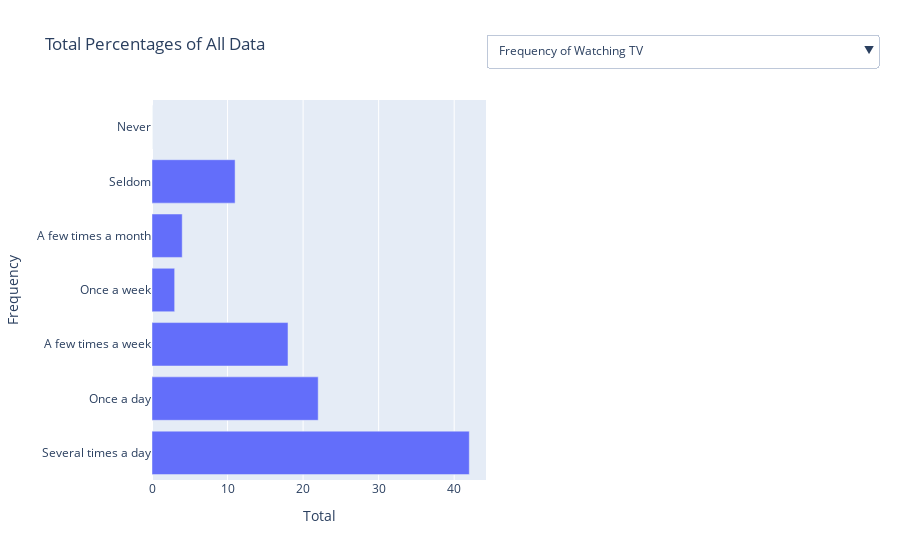

Write notebook code for a chart like this one.
### Markdown cell above
Overall, the biggest challenge with this project was attempting to figure out a way to update the values indexed in the x-axis across the various dataset updates. Based on the plotly forum regarding wrong values, this is a potential bug in Plotly that the development team has been aware of. Some ideas for potential solutions are reindexing the variables in the first column (I tried this with numerical values but I continued to run into the same issue), creating a for loop to update the Plotly figures, or creating a new dictionary for the values in the first column. Ideally, I'd like to try to put this project together using a different graphing library than Plotly with GUI functionality. Unfortunately, I did not notice this glaring issue until I had finished putting together the dropdown system in Plotly

### Code cell
#All of my columns across the datasets share the same categories. 
#Here I am going to represent each demographic within a bar graph that can be toggled between datasets
#Each cell will represent a single demographic. Here, the Total categories are represented
#Many difficulties and challenges were encountered here. Here is what I referenced to try to resolve issues:
#https://stackoverflow.com/questions/65941253/plotly-how-to-toggle-traces-with-a-button-similar-to-clicking-them-in-legend
#https://plotly.com/python/custom-buttons/
#https://community.plotly.com/t/plotly-showing-wrong-values-unsorted/35804/2
#https://plotly.com/python-api-reference/generated/plotly.express.bar
#https://projector-video-pdf-converter.datacamp.com/25676/chapter4.pdf
#https://stackoverflow.com/questions/69354451/how-to-add-a-button-to-a-plotly-express-graph-to-update-a-specific-value
#https://plotly.com/python/reference/layout/updatemenus/#layout-updatemenus-items-updatemenu-buttons-items-button-args2

fig1 = px.bar(ygfreqtv_df, x = 'Total', y = 'Frequency', title = "Total Percentages of All Data")
button1 = {'method': 'update',
          'label': 'Frequency of Watching TV'    ,
          'args': [
              {'y': [ygfreqtv_df['Frequency']]   },
              { 'yaxis.title': 'Frequency'  },
              ]
          } 
button2 = {'method': 'update',
          'label': 'Cable Subscription'    ,
          'args': [
              {'y': [ygcabsub_df['Responses']]   },
              { 'yaxis.title': 'Responses'  },
              ]
          } 
button3 = {'method': 'update',
          'label': 'Uses Streaming'    ,
          'args': [
              {'y': [ygstreamuse_df['Responses']]   },
              { 'yaxis.title': 'Responses'  },
              ]
          } 
button4 = {'method': 'update',
          'label': 'TV Genres Enjoyed'    ,
          'args': [
              {'y': [ygtvgen_df['Preference']]   },
              { 'yaxis.title': 'Preference'  },
              ]
          } 
button5 = {'method': 'update',
          'label': 'Frequency of Watching TV with No Sound'    ,
          'args': [
              {'y': [ygtvnosound_df['Frequency']]   },
              { 'yaxis.title': 'Frequency'  },
              ]
          } 
button6 = {'method': 'update',
          'label': 'Watching TV with Subtitles in Native Language'    ,
          'args': [
              {'y': [ygtvsubnat_df['Preference']]   },
              { 'yaxis.title': 'Preference'  },
              ]
          }
button7 = {'method': 'update',
          'label': 'Reasons for Using Subtitles'    ,
          'args': [
              {'y': [ygsubreason_df['Responses']]   },
              { 'yaxis.title': 'Responses'  },
              ]
          }
button8 = {'method': 'update',
          'label': 'Frequency of Watching TV with Subtitles'    ,
          'args': [
              {'y': [ygtvfrqsub_df['Frequency']]   },
              { 'yaxis.title': 'Frequency'  },
              ]
          }
button9 = {'method': 'update',
          'label': 'Reasons for Not Using Subtitles'    ,
          'args': [
              {'y': [ygnosubreason_df['Responses']]   },
              { 'yaxis.title': 'Responses'  },
              ]
          }
button10 = {'method': 'update',
          'label': 'Frequency of Watching TV with Subtitles'    ,
          'args': [
              {'y': [ygsubdub_df['Preference']]   },
              { 'yaxis.title': 'Preference for Dub or Sub for Watching TV in a Foreign Language'  },
              ]
          }
button11 = {'method': 'update',
          'label': 'Like TV or Movies More'    ,
          'args': [
              {'y': [ygliketvmov_df['Preference']]   },
              { 'yaxis.title': 'Like TV or Movies More'  },
              ]
          }
button12 = {'method': 'update',
          'label': 'Satisfaction with Streaming Interface'    ,
          'args': [
              {'y': [ygstreamface_df['Satisfaction']]   },
              { 'yaxis.title': 'Satisfaction'  },
              ]
          }
button13 = {'method': 'update',
          'label': 'Speed Watching Option'    ,
          'args': [
              {'y': [ygoptspeed_df['Responses']]   },
              { 'yaxis.title': 'Speed Watching Option'  },
              ]
          }
button14 = {'method': 'update',
          'label': 'Would you try Speed Watching?'    ,
          'args': [
              {'y': [ygspeedwatch_df['Experiences']]   },
              { 'yaxis.title': 'Would you try Speed Watching?'  },
              ]
          }
button15 = {'method': 'update',
          'label': 'Likelihood of New Content Being Produced in Foreign Country'    ,
          'args': [
              {'y': [ygchangescountry_df['Likelihood']]   },
              { 'yaxis.title': 'Likelihood of New Content Being Produced in Foreign Country'  },
              ]
          }
button16 = {'method': 'update',
          'label': 'Likelihood of New Content Being Produced in Foreign Language'    ,
          'args': [
              {'y': [ygchangeslang_df['Likelihood']]   },
              { 'yaxis.title': 'Likelihood of New Content Being Produced in Foreign Language'  },
              ]
          }
button17 = {'method': 'update',
          'label': 'Preferences of TV Attributes'    ,
          'args': [
              {'y': [ygtvprefs_df['Preference']]   },
              { 'yaxis.title': 'Preferences of TV Attributes'  },
              ]
          }
button18 = {'method': 'update',
          'label': 'Number of Languages Spoken Fluently'    ,
          'args': [
              {'y': [ygfluent_df['Number of Languages']]   },
              { 'yaxis.title': 'Number of Languages Sppoken Fluently'  },
              ]
          }

fig1.update_layout(
    updatemenus=[{
        'type': 'dropdown',
        'direction': "down",
        'pad': {"r": 10, "t": 10},
        'showactive': True,
        'x': 1,
        'xanchor': "left",
        'y': 1.2,
        'yanchor': "top",
        'buttons': [button1, button2, button3, button4, button5, button6, button7, button8, button9, button10, button11, button12, button13, button14, button15, button16, button17, button18],
    }]
)
fig1.show()

### Figure 1 — Plotly figure (JSON) as saved in the notebook; plotly's stock layout.template omitted (floating-point values rounded to 4 significant figures)
{"data": [{"alignmentgroup": "True", "hovertemplate": "Total=%{x}<br>Frequency=%{y}<extra></extra>", "legendgroup": "", "marker": {"color": "#636efa", "pattern": {"shape": ""}}, "name": "", "offsetgroup": "", "orientation": "h", "showlegend": false, "textposition": "auto", "type": "bar", "x": [42, 22, 18, 3, 4, 11, 0], "xaxis": "x", "y": ["Several times a day", "Once a day", "A few times a week", "Once a week", "A few times a month", "Seldom", "Never"], "yaxis": "y"}], "layout": {"autosize": true, "barmode": "relative", "legend": {"tracegroupgap": 0}, "title": {"text": "Total Percentages of All Data"}, "updatemenus": [{"buttons": [{"args": [{"y": [["Several times a day", "Once a day", "A few times a week", "Once a week", "A few times a month", "Seldom", "Never"]]}, {"yaxis.title": "Frequency"}], "label": "Frequency of Watching TV", "method": "update"}, {"args": [{"y": [["Yes", "No"]]}, {"yaxis.title": "Responses"}], "label": "Cable Subscription", "method": "update"}, {"args": [{"y": [["Yes", "No"]]}, {"yaxis.title": "Responses"}], "label": "Uses Streaming", "method": "update"}, {"args": [{"y": [["Comedy", "Drama", "Action", "Science fiction", "Fantasy", "Crime", "Documentary", "Reality", "Foreign", "None of the above"]]}, {"yaxis.title": "Preference"}], "label": "TV Genres Enjoyed", "method": "update"}, {"args": [{"y": [["Always", "Most of the time", "Sometimes", "Rarely", "Never", "Not asked - Doesn't watch TV"]]}, {"yaxis.title": "Frequency"}], "label": "Frequency of Watching TV with No Sound", "method": "update"}, {"args": [{"y": [["Subtitles on", "Subtitles off", "Not sure", "Not asked - Doesn't watch TV"]]}, {"yaxis.title": "Preference"}], "label": "Watching TV with Subtitles in Native Language", "method": "update"}, {"args": [{"y": [["Hearing difficulties", "Learning a new language", "Enhanced comprehension", "Sound sensitivity", "Helps to understand accents", "In a noisy environment", "To avoid disturbing others", "Appreciation of dialogue", "Preference of fellow viewers", "To enable multitasking", "Other reason", "Not asked - never uses subtitles", "Not asked - doesn't watch TV"]]}, {"yaxis.title": "Responses"}], "label": "Reasons for Using Subtitles", "method": "update"}, {"args": [{"y": [["Always", "Most of the time", "Sometimes", "Rarely", "Never", "Not asked - Doesn't watch TV"]]}, {"yaxis.title": "Frequency"}], "label": "Frequency of Watching TV with Subtitles", "method": "update"}, {"args": [{"y": [["They are distracting", "They are unnecessary", "Preference for listening", "They move too fast or too slow", "They are inconvenient to turn on", "They don't match the words spoken", "They don't match the pace of the dialogue", "They clutter the screen", "Preferences of fellow viewers", "Other Reason", "Not asked - Always uses subtitles", "Not asked - Doesn't watch TV"]]}, {"yaxis.title": "Responses"}], "label": "Reasons for Not Using Subtitles", "method": "update"}, {"args": [{"y": [["Reading subtitles", "Listening to dubbed audio", "I only watch TV in languages I know", "Not asked - Doesn't watch TV", "Don't know"]]}, {"yaxis.title": "Preference for Dub or Sub for Watching TV in a Foreign Language"}], "label": "Frequency of Watching TV with Subtitles", "method": "update"}, {"args": [{"y": [["TV Shows", "Movies", "Neither", "Not Sure"]]}, {"yaxis.title": "Like TV or Movies More"}], "label": "Like TV or Movies More", "method": "update"}, {"args": [{"y": [["Very satisfied", "Somewhat satisfied", "Somewhat dissatisfied", "Very dissatisfied", "Not sure"]]}, {"yaxis.title": "Satisfaction"}], "label": "Satisfaction with Streaming Interface", "method": "update"}, {"args": [{"y": [["Yes", "No", "Not asked - Doesn't watch TV"]]}, {"yaxis.title": "Speed Watching Option"}], "label": "Speed Watching Option", "method": "update"}, {"args": [{"y": [["Yes", "No but I might be interested in trying", "No, and I would not be interested in trying", "Not sure", "Not asked - Doesn't watch TV"]]}, {"yaxis.title": "Would you try Speed Watching?"}], "label": "Would you try Speed Watching?", "method": "update"}, {"args": [{"y": [["More likely", "Less likely", "No difference", "Not sure", "Not asked - Doesn't watch TV"]]}, {"yaxis.title": "Likelihood of New Content Being Produced in Foreign Country"}], "label": "Likelihood of New Content Being Produced in Foreign Country", "method": "update"}, {"args": [{"y": [["More likely", "Less likely", "No difference", "Not sure", "Not asked - Doesn't watch TV"]]}, {"yaxis.title": "Likelihood of New Content Being Produced in Foreign Language"}], "label": "Likelihood of New Content Being Produced in Foreign Language", "method": "update"}, {"args": [{"y": [["Created for niche audiences", "Contains original ideas", "Features diverse stories and casts", "Contains offensive content", "Contains nudity or violence", "Is produced in foreign countries", "Contains foreign languages", "Contains morally complex characters", "None of the above", "Not asked - Doesn't watch TV"]]}, {"yaxis.title": "Preferences of TV Attributes"}], "label": "Preferences of TV Attributes", "method": "update"}, {"args": [{"y": [["One", "Two", "Three", "Four or more"]]}, {"yaxis.title": "Number of Languages Sppoken Fluently"}], "label": "Number of Languages Spoken Fluently", "method": "update"}], "direction": "down", "pad": {"r": 10, "t": 10}, "showactive": true, "type": "dropdown", "x": 1, "xanchor": "left", "y": 1.2, "yanchor": "top"}], "xaxis": {"anchor": "y", "autorange": true, "domain": [0, 1], "range": [0, 44.21], "title": {"text": "Total"}, "type": "linear"}, "yaxis": {"anchor": "x", "autorange": true, "domain": [0, 1], "range": [-0.5, 6.5], "title": {"text": "Frequency"}, "type": "category"}}}
